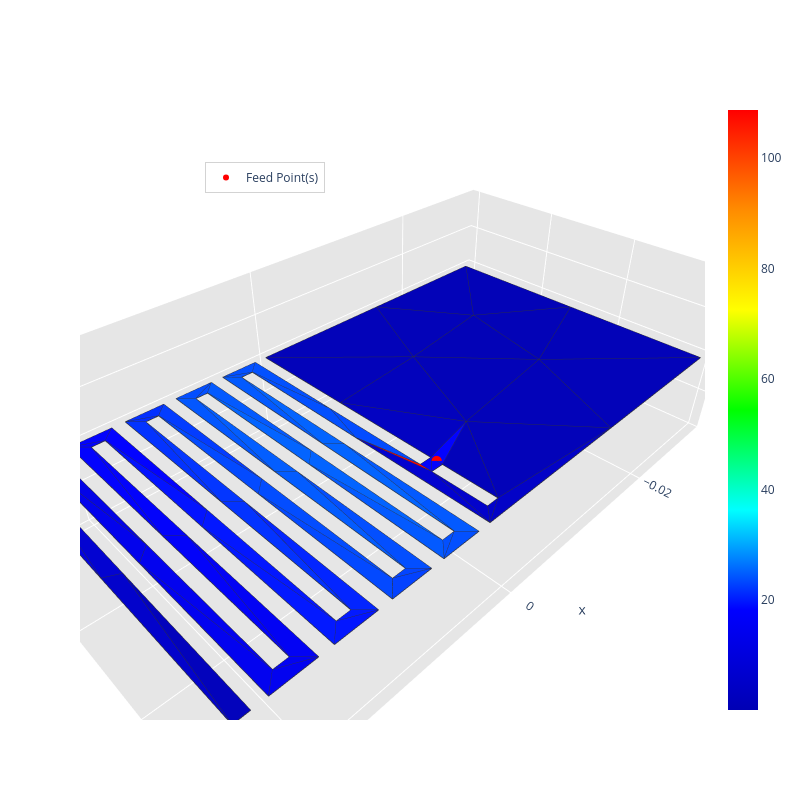
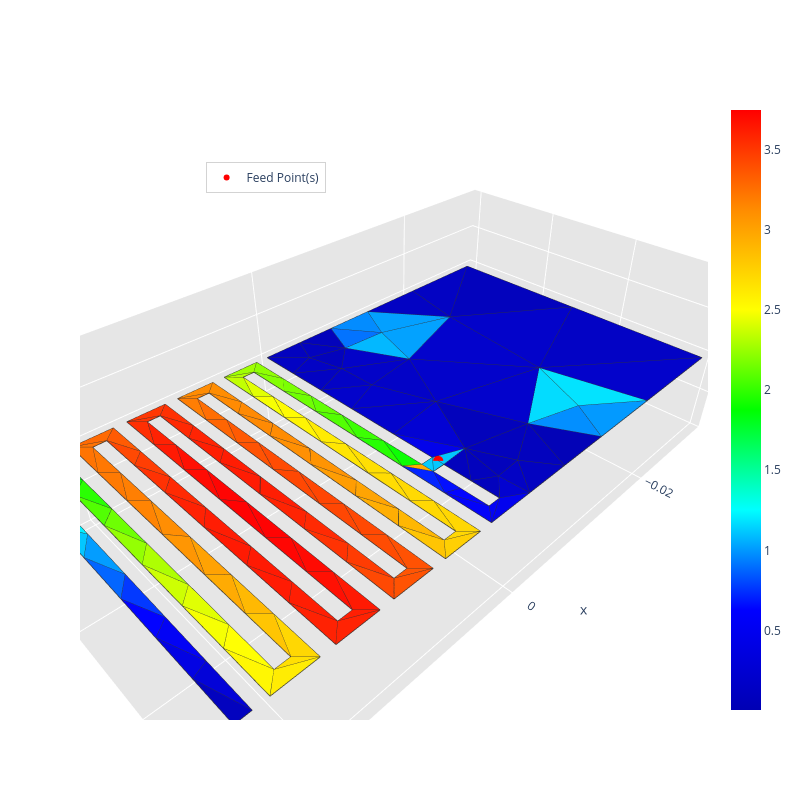
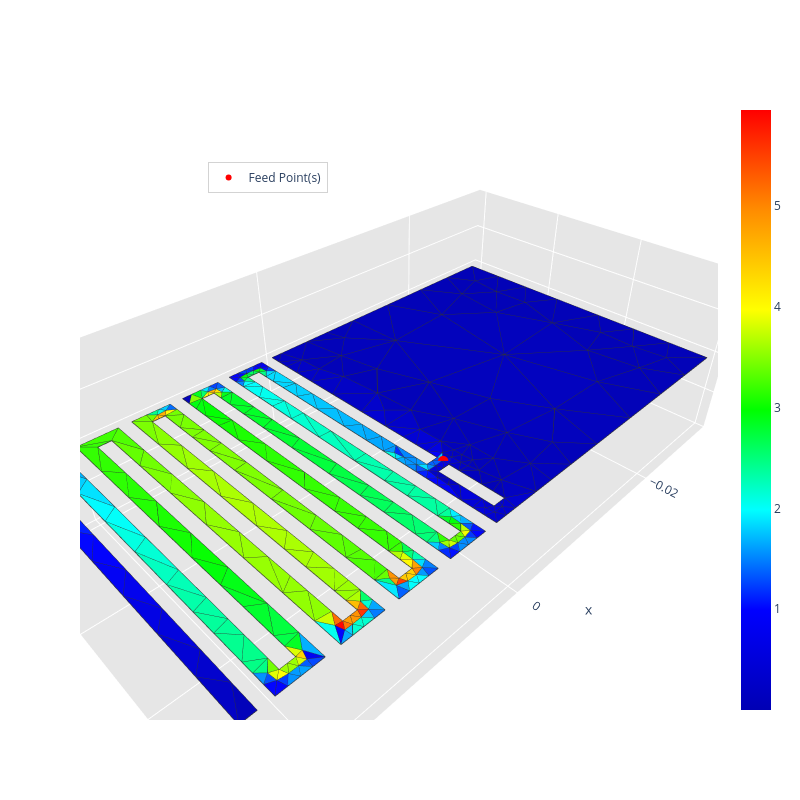
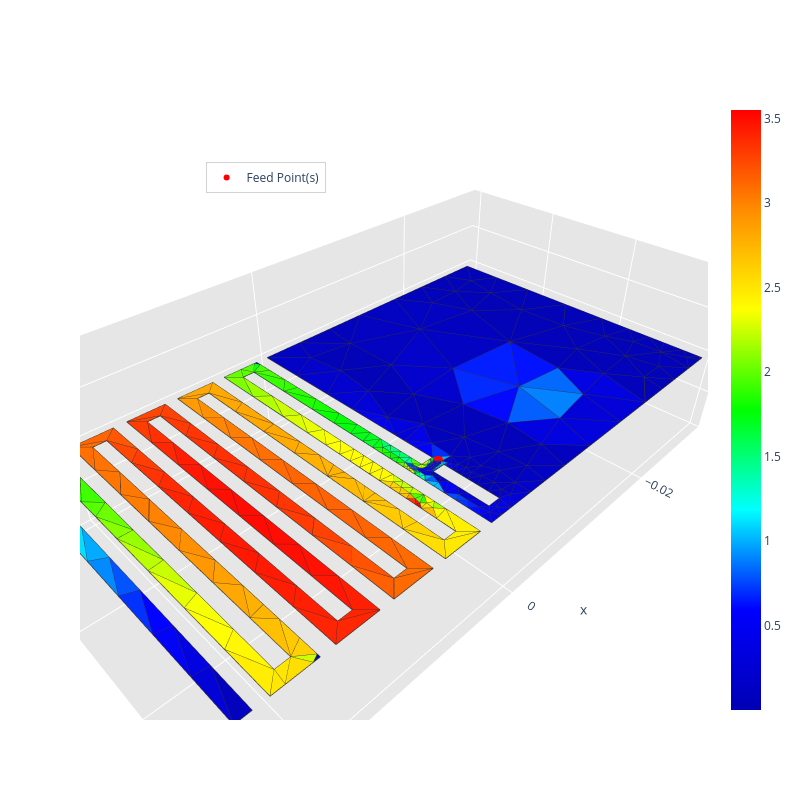

The cell these charts' notebook holds for them, in order:
### Markdown cell above
matrice_z, voltage, current, surface_current_density = radiation_algorithm(path.mat, frequency, feed_point, excitation_unit_vector='x', gap_width=3*initial_mesh_size/2)

### Code cell
# Mesh refinement setup
grid_points, radius_vicinity = generate_embedded_grid(path.geo)
config = initialize_refinement_config(initial_mesh_size)
# view_grid_point(path.geo, grid_points)

run_radiation_refinement(config, grid_points, radius_vicinity, path, frequency, feed_point, excitation_unit_vector='x', gap_width=3*initial_mesh_size/2)

### Figure 1 — Plotly figure (JSON) as saved in the notebook; plotly's stock layout.template omitted (floating-point values rounded to 4 significant figures; data arrays with more than 128 entries replaced by an {"elided": "..."} marker saying what was removed)
{"data": [{"facecolor": ["rgb(0, 0, 183)", "rgb(0, 0, 182)", "rgb(0, 0, 181)", "rgb(0, 0, 182)", "rgb(0, 0, 191)", "rgb(0, 0, 185)", "rgb(0, 0, 180)", "rgb(0, 0, 180)", "rgb(0, 0, 181)", "rgb(0, 0, 182)", "rgb(0, 0, 253)", "rgb(0, 0, 181)", "rgb(0, 0, 180)", "rgb(0, 0, 182)", "rgb(0, 0, 199)", "rgb(0, 77, 255)", "rgb(0, 75, 255)", "rgb(0, 0, 249)", "rgb(0, 0, 250)", "rgb(0, 23, 255)", "rgb(0, 0, 236)", "rgb(0, 0, 238)", "rgb(0, 77, 255)", "rgb(0, 65, 255)", "rgb(0, 77, 255)", "rgb(0, 63, 255)", "rgb(0, 41, 255)", "rgb(0, 19, 255)", "rgb(0, 78, 255)", "rgb(0, 44, 255)", "rgb(0, 76, 255)", "rgb(0, 0, 222)", "rgb(0, 0, 225)", "rgb(0, 0, 249)", "rgb(0, 0, 249)", "rgb(255, 0, 0)", "rgb(0, 0, 200)", "rgb(0, 0, 204)", "rgb(0, 73, 255)", "rgb(0, 78, 255)", "rgb(0, 77, 255)", "rgb(0, 87, 255)", "rgb(0, 97, 255)", "rgb(0, 87, 255)", "rgb(0, 87, 255)", "rgb(0, 87, 255)", "rgb(0, 97, 255)", "rgb(0, 84, 255)", "rgb(0, 91, 255)", "rgb(0, 76, 255)", "rgb(0, 70, 255)", "rgb(0, 57, 255)", "rgb(0, 71, 255)", "rgb(0, 48, 255)", "rgb(0, 51, 255)", "rgb(0, 34, 255)", "rgb(0, 22, 255)", "rgb(0, 0, 254)", "rgb(0, 16, 255)", "rgb(0, 0, 250)", "rgb(0, 0, 248)", "rgb(0, 0, 241)", "rgb(0, 0, 236)", "rgb(0, 0, 228)", "rgb(0, 0, 233)", "rgb(0, 0, 219)", "rgb(0, 0, 206)", "rgb(0, 0, 200)", "rgb(0, 0, 235)", "rgb(0, 0, 246)", "rgb(0, 20, 255)", "rgb(0, 48, 255)", "rgb(0, 74, 255)", "rgb(0, 89, 255)", "rgb(0, 97, 255)", "rgb(0, 97, 255)", "rgb(0, 0, 183)", "rgb(0, 0, 196)", "rgb(0, 0, 185)", "rgb(0, 0, 182)"], "i": [5, 48, 4, 71, 70, 70, 74, 49, 6, 72, 3, 73, 73, 48, 47, 44, 40, 21, 32, 34, 23, 30, 11, 38, 42, 15, 17, 19, 9, 36, 13, 25, 28, 1, 1, 2, 46, 50, 50, 8, 69, 9, 68, 43, 42, 12, 67, 13, 66, 39, 38, 16, 65, 17, 64, 35, 34, 20, 63, 21, 62, 31, 30, 24, 61, 25, 60, 27, 58, 57, 56, 55, 54, 53, 52, 51, 0, 71, 59, 47], "j": [73, 73, 74, 74, 72, 73, 75, 75, 75, 74, 72, 74, 75, 75, 7, 45, 41, 32, 33, 35, 30, 31, 43, 39, 43, 38, 36, 34, 44, 37, 41, 28, 29, 3, 2, 1, 7, 1, 69, 45, 50, 68, 9, 51, 11, 41, 52, 66, 13, 53, 15, 37, 54, 64, 17, 55, 19, 33, 56, 62, 21, 57, 23, 29, 58, 60, 25, 60, 61, 31, 63, 35, 65, 39, 67, 43, 72, 7, 26, 72], "k": [70, 5, 49, 4, 3, 72, 49, 6, 48, 71, 0, 72, 74, 73, 46, 8, 13, 20, 20, 18, 22, 22, 10, 14, 11, 14, 16, 18, 8, 16, 12, 24, 24, 0, 3, 50, 1, 7, 2, 69, 8, 44, 51, 10, 52, 67, 12, 40, 53, 14, 54, 65, 16, 36, 55, 18, 56, 63, 20, 32, 57, 22, 58, 61, 24, 28, 59, 59, 30, 62, 34, 64, 38, 66, 42, 68, 47, 47, 27, 71], "name": "", "type": "mesh3d", "x": [0.0, 0.00125, 0.00125, 0.0, -0.03, 0.0, -0.03, 0.0025, 0.0025, 0.00375, 0.00375, 0.0075, 0.0075, 0.00875, 0.00875, 0.0125, 0.0125, 0.01375, 0.01375, 0.0175, 0.0175, 0.01875, 0.01875, 0.0225, 0.0225, 0.02375, 0.02375, 0.025, 0.025, 0.02125, 0.02125, 0.02, 0.02, 0.01625, 0.01625, 0.015, 0.015, 0.01125, 0.01125, 0.01, 0.01, 0.00625, 0.00625, 0.005, 0.005, 0.00125, 0.00125, 0.0, -0.015, -0.03, 0.0025, 0.00375, 0.0075, 0.00875, 0.0125, 0.01375, 0.0175, 0.01875, 0.0225, 0.02375, 0.025, 0.02125, 0.02, 0.01625, 0.015, 0.01125, 0.01, 0.00625, 0.005, 0.00125, 0.0, -0.01375, -0.005763, -0.01029, -0.01857, -0.02102], "y": [0.02312, 0.02312, 0.02187, 0.02187, 0.03, 0.0, 0.0, 0.03, 0.00125, 0.00125, 0.03, 0.03, 0.00125, 0.00125, 0.03, 0.03, 0.00125, 0.00125, 0.03, 0.03, 0.00125, 0.00125, 0.03, 0.03, 0.00125, 0.00125, 0.03, 0.03, 5.421e-19, 5.421e-19, 0.02875, 0.02875, 5.421e-19, 5.421e-19, 0.02875, 0.02875, 5.421e-19, 5.421e-19, 0.02875, 0.02875, 5.421e-19, 5.421e-19, 0.02875, 0.02875, 5.421e-19, 5.421e-19, 0.02875, 0.02875, 0.0, 0.015, 0.01563, 0.01562, 0.01563, 0.01562, 0.01563, 0.01562, 0.01563, 0.01562, 0.01563, 0.01562, 0.015, 0.01437, 0.01438, 0.01437, 0.01438, 0.01437, 0.01438, 0.01437, 0.01438, 0.01094, 0.01094, 0.03, 0.0207, 0.0101, 0.01907, 0.008717], "z": [0.0, 0.0, 0.0, 0.0, 0.0, 0.0, 0.0, 0.0, 0.0, 0.0, 0.0, 0.0, 0.0, 0.0, 0.0, 0.0, 0.0, 0.0, 0.0, 0.0, 0.0, 0.0, 0.0, 0.0, 0.0, 0.0, 0.0, 0.0, 0.0, 0.0, 0.0, 0.0, 0.0, 0.0, 0.0, 0.0, 0.0, 0.0, 0.0, 0.0, 0.0, 0.0, 0.0, 0.0, 0.0, 0.0, 0.0, 0.0, 0.0, 0.0, 0.0, 0.0, 0.0, 0.0, 0.0, 0.0, 0.0, 0.0, 0.0, 0.0, 0.0, 0.0, 0.0, 0.0, 0.0, 0.0, 0.0, 0.0, 0.0, 0.0, 0.0, 0.0, 0.0, 0.0, 0.0, 0.0]}, {"line": {"color": "rgb(50, 50, 50)", "width": 1.5}, "mode": "lines", "showlegend": false, "type": "scatter3d", "x": {"elided": "400 float values"}, "y": {"elided": "400 float values"}, "z": {"elided": "400 int values"}}, {"hoverinfo": "none", "marker": {"color": [0.06669, 108.7], "colorscale": [[0, "rgb(0, 0, 180)"], [0.1667, "rgb(0, 0, 255)"], [0.3333, "rgb(0, 255, 255)"], [0.5, "rgb(0, 255, 0)"], [0.6667, "rgb(255, 255, 0)"], [0.8333, "rgb(255, 140, 0)"], [1, "rgb(255, 0, 0)"]], "showscale": true, "size": 0.1}, "mode": "markers", "showlegend": false, "type": "scatter3d", "x": [0.0], "y": [0.02312], "z": [0.0]}, {"marker": {"color": "red", "size": 6, "symbol": "circle"}, "mode": "markers+text", "name": "Feed Point(s)", "type": "scatter3d", "x": [0.0], "y": [0.0225], "z": [0.0]}], "layout": {"height": 800, "legend": {"bgcolor": "rgba(255,255,255,0.7)", "bordercolor": "lightgray", "borderwidth": 1, "x": 0.2, "xanchor": "left", "y": 0.9, "yanchor": "top"}, "scene": {"aspectratio": {"x": 1, "y": 0.5455, "z": 0.3}, "camera": {"eye": {"x": 0.65, "y": 0.65, "z": 0.65}}, "xaxis": {"backgroundcolor": "rgb(230, 230, 230)", "gridcolor": "rgb(255, 255, 255)", "showbackground": true, "zerolinecolor": "rgb(255, 255, 255)"}, "yaxis": {"backgroundcolor": "rgb(230, 230, 230)", "gridcolor": "rgb(255, 255, 255)", "showbackground": true, "zerolinecolor": "rgb(255, 255, 255)"}, "zaxis": {"backgroundcolor": "rgb(230, 230, 230)", "gridcolor": "rgb(255, 255, 255)", "showbackground": true, "zerolinecolor": "rgb(255, 255, 255)"}}, "title": {"text": ""}, "width": 800}}

### Figure 2 — Plotly figure (JSON) as saved in the notebook; plotly's stock layout.template omitted (floating-point values rounded to 4 significant figures; data arrays with more than 128 entries replaced by an {"elided": "..."} marker saying what was removed)
{"data": [{"facecolor": {"elided": "191 str values"}, "i": {"elided": "191 int values"}, "j": {"elided": "191 int values"}, "k": {"elided": "191 int values"}, "name": "", "type": "mesh3d", "x": {"elided": "177 float values"}, "y": {"elided": "177 float values"}, "z": {"elided": "177 float values"}}, {"line": {"color": "rgb(50, 50, 50)", "width": 1.5}, "mode": "lines", "showlegend": false, "type": "scatter3d", "x": {"elided": "955 float values"}, "y": {"elided": "955 float values"}, "z": {"elided": "955 int values"}}, {"hoverinfo": "none", "marker": {"color": [0.004229, 3.747], "colorscale": [[0, "rgb(0, 0, 180)"], [0.1667, "rgb(0, 0, 255)"], [0.3333, "rgb(0, 255, 255)"], [0.5, "rgb(0, 255, 0)"], [0.6667, "rgb(255, 255, 0)"], [0.8333, "rgb(255, 140, 0)"], [1, "rgb(255, 0, 0)"]], "showscale": true, "size": 0.1}, "mode": "markers", "showlegend": false, "type": "scatter3d", "x": [0.0025], "y": [0.03], "z": [0.0]}, {"marker": {"color": "red", "size": 6, "symbol": "circle"}, "mode": "markers+text", "name": "Feed Point(s)", "type": "scatter3d", "x": [0.0], "y": [0.0225], "z": [0.0]}], "layout": {"height": 800, "legend": {"bgcolor": "rgba(255,255,255,0.7)", "bordercolor": "lightgray", "borderwidth": 1, "x": 0.2, "xanchor": "left", "y": 0.9, "yanchor": "top"}, "scene": {"aspectratio": {"x": 1, "y": 0.5455, "z": 0.3}, "camera": {"eye": {"x": 0.65, "y": 0.65, "z": 0.65}}, "xaxis": {"backgroundcolor": "rgb(230, 230, 230)", "gridcolor": "rgb(255, 255, 255)", "showbackground": true, "zerolinecolor": "rgb(255, 255, 255)"}, "yaxis": {"backgroundcolor": "rgb(230, 230, 230)", "gridcolor": "rgb(255, 255, 255)", "showbackground": true, "zerolinecolor": "rgb(255, 255, 255)"}, "zaxis": {"backgroundcolor": "rgb(230, 230, 230)", "gridcolor": "rgb(255, 255, 255)", "showbackground": true, "zerolinecolor": "rgb(255, 255, 255)"}}, "title": {"text": ""}, "width": 800}}

### Figure 3 — Plotly figure (JSON) as saved in the notebook; plotly's stock layout.template omitted (floating-point values rounded to 4 significant figures; data arrays with more than 128 entries replaced by an {"elided": "..."} marker saying what was removed)
{"data": [{"facecolor": {"elided": "482 str values"}, "i": {"elided": "482 int values"}, "j": {"elided": "482 int values"}, "k": {"elided": "482 int values"}, "name": "", "type": "mesh3d", "x": {"elided": "392 float values"}, "y": {"elided": "392 float values"}, "z": {"elided": "392 float values"}}, {"line": {"color": "rgb(50, 50, 50)", "width": 1.5}, "mode": "lines", "showlegend": false, "type": "scatter3d", "x": {"elided": "2410 float values"}, "y": {"elided": "2410 float values"}, "z": {"elided": "2410 int values"}}, {"hoverinfo": "none", "marker": {"color": [0.002388, 5.945], "colorscale": [[0, "rgb(0, 0, 180)"], [0.1667, "rgb(0, 0, 255)"], [0.3333, "rgb(0, 255, 255)"], [0.5, "rgb(0, 255, 0)"], [0.6667, "rgb(255, 255, 0)"], [0.8333, "rgb(255, 140, 0)"], [1, "rgb(255, 0, 0)"]], "showscale": true, "size": 0.1}, "mode": "markers", "showlegend": false, "type": "scatter3d", "x": [0.0025], "y": [0.03], "z": [0.0]}, {"marker": {"color": "red", "size": 6, "symbol": "circle"}, "mode": "markers+text", "name": "Feed Point(s)", "type": "scatter3d", "x": [0.0], "y": [0.0225], "z": [0.0]}], "layout": {"height": 800, "legend": {"bgcolor": "rgba(255,255,255,0.7)", "bordercolor": "lightgray", "borderwidth": 1, "x": 0.2, "xanchor": "left", "y": 0.9, "yanchor": "top"}, "scene": {"aspectratio": {"x": 1, "y": 0.5455, "z": 0.3}, "camera": {"eye": {"x": 0.65, "y": 0.65, "z": 0.65}}, "xaxis": {"backgroundcolor": "rgb(230, 230, 230)", "gridcolor": "rgb(255, 255, 255)", "showbackground": true, "zerolinecolor": "rgb(255, 255, 255)"}, "yaxis": {"backgroundcolor": "rgb(230, 230, 230)", "gridcolor": "rgb(255, 255, 255)", "showbackground": true, "zerolinecolor": "rgb(255, 255, 255)"}, "zaxis": {"backgroundcolor": "rgb(230, 230, 230)", "gridcolor": "rgb(255, 255, 255)", "showbackground": true, "zerolinecolor": "rgb(255, 255, 255)"}}, "title": {"text": ""}, "width": 800}}

### Figure 4 — Plotly figure (JSON) as saved in the notebook; plotly's stock layout.template omitted (floating-point values rounded to 4 significant figures; data arrays with more than 128 entries replaced by an {"elided": "..."} marker saying what was removed)
{"data": [{"facecolor": {"elided": "485 str values"}, "i": {"elided": "485 int values"}, "j": {"elided": "485 int values"}, "k": {"elided": "485 int values"}, "name": "", "type": "mesh3d", "x": {"elided": "423 float values"}, "y": {"elided": "423 float values"}, "z": {"elided": "423 float values"}}, {"line": {"color": "rgb(50, 50, 50)", "width": 1.5}, "mode": "lines", "showlegend": false, "type": "scatter3d", "x": {"elided": "2425 float values"}, "y": {"elided": "2425 float values"}, "z": {"elided": "2425 int values"}}, {"hoverinfo": "none", "marker": {"color": [0.00183, 3.552], "colorscale": [[0, "rgb(0, 0, 180)"], [0.1667, "rgb(0, 0, 255)"], [0.3333, "rgb(0, 255, 255)"], [0.5, "rgb(0, 255, 0)"], [0.6667, "rgb(255, 255, 0)"], [0.8333, "rgb(255, 140, 0)"], [1, "rgb(255, 0, 0)"]], "showscale": true, "size": 0.1}, "mode": "markers", "showlegend": false, "type": "scatter3d", "x": [0.0025], "y": [0.03], "z": [0.0]}, {"marker": {"color": "red", "size": 6, "symbol": "circle"}, "mode": "markers+text", "name": "Feed Point(s)", "type": "scatter3d", "x": [0.0], "y": [0.0225], "z": [0.0]}], "layout": {"height": 800, "legend": {"bgcolor": "rgba(255,255,255,0.7)", "bordercolor": "lightgray", "borderwidth": 1, "x": 0.2, "xanchor": "left", "y": 0.9, "yanchor": "top"}, "scene": {"aspectratio": {"x": 1, "y": 0.5455, "z": 0.3}, "camera": {"eye": {"x": 0.65, "y": 0.65, "z": 0.65}}, "xaxis": {"backgroundcolor": "rgb(230, 230, 230)", "gridcolor": "rgb(255, 255, 255)", "showbackground": true, "zerolinecolor": "rgb(255, 255, 255)"}, "yaxis": {"backgroundcolor": "rgb(230, 230, 230)", "gridcolor": "rgb(255, 255, 255)", "showbackground": true, "zerolinecolor": "rgb(255, 255, 255)"}, "zaxis": {"backgroundcolor": "rgb(230, 230, 230)", "gridcolor": "rgb(255, 255, 255)", "showbackground": true, "zerolinecolor": "rgb(255, 255, 255)"}}, "title": {"text": ""}, "width": 800}}
